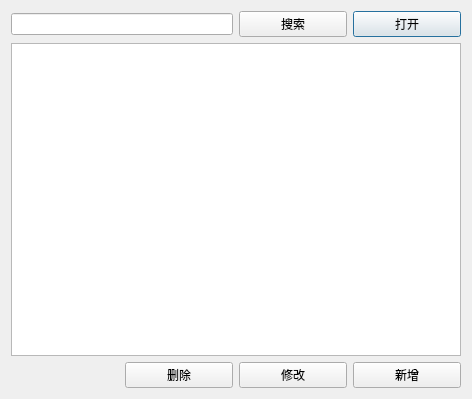
<?xml version="1.0" encoding="UTF-8"?>
<ui version="4.0">
 <class>ProductDialog</class>
 <widget class="QDialog" name="ProductDialog">
  <property name="geometry">
   <rect>
    <x>0</x>
    <y>0</y>
    <width>472</width>
    <height>399</height>
   </rect>
  </property>
  <property name="windowTitle">
   <string>Dialog</string>
  </property>
  <layout class="QGridLayout" name="gridLayout_2" rowstretch="0,0">
   <item row="0" column="0">
    <layout class="QGridLayout" name="gridLayout">
     <item row="1" column="3">
      <widget class="QPushButton" name="openBtn">
       <property name="text">
        <string>打开</string>
       </property>
      </widget>
     </item>
     <item row="1" column="2">
      <widget class="QPushButton" name="searchBtn">
       <property name="text">
        <string>搜索</string>
       </property>
      </widget>
     </item>
     <item row="3" column="2">
      <widget class="QPushButton" name="changeBtn">
       <property name="text">
        <string>修改</string>
       </property>
      </widget>
     </item>
     <item row="3" column="3">
      <widget class="QPushButton" name="newBtn">
       <property name="text">
        <string>新增</string>
       </property>
      </widget>
     </item>
     <item row="2" column="0" colspan="4">
      <widget class="QTableWidget" name="tableWidget">
       <attribute name="horizontalHeaderStretchLastSection">
        <bool>true</bool>
       </attribute>
      </widget>
     </item>
     <item row="3" column="1">
      <widget class="QPushButton" name="deleteBtn">
       <property name="text">
        <string>删除</string>
       </property>
      </widget>
     </item>
     <item row="1" column="0" colspan="2">
      <widget class="QLineEdit" name="searchEdit">
       <property name="text">
        <string/>
       </property>
      </widget>
     </item>
    </layout>
   </item>
  </layout>
 </widget>
 <resources/>
 <connections/>
</ui>
